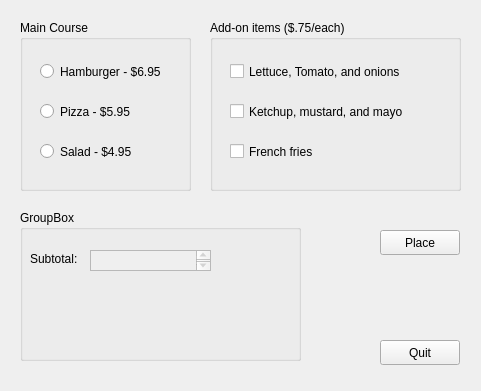
<?xml version="1.0" encoding="UTF-8"?>
<ui version="4.0">
 <class>ProcessLunchOrders</class>
 <widget class="QWidget" name="ProcessLunchOrders">
  <property name="geometry">
   <rect>
    <x>0</x>
    <y>0</y>
    <width>481</width>
    <height>391</height>
   </rect>
  </property>
  <property name="windowTitle">
   <string>ProcessLunchOrders</string>
  </property>
  <widget class="QGroupBox" name="mainCourseBox">
   <property name="geometry">
    <rect>
     <x>20</x>
     <y>20</y>
     <width>171</width>
     <height>171</height>
    </rect>
   </property>
   <property name="title">
    <string>Main Course</string>
   </property>
   <widget class="QRadioButton" name="hamburgerButton">
    <property name="geometry">
     <rect>
      <x>20</x>
      <y>40</y>
      <width>131</width>
      <height>23</height>
     </rect>
    </property>
    <property name="text">
     <string>Hamburger - $6.95</string>
    </property>
   </widget>
   <widget class="QRadioButton" name="pizzaButton">
    <property name="geometry">
     <rect>
      <x>20</x>
      <y>80</y>
      <width>131</width>
      <height>23</height>
     </rect>
    </property>
    <property name="text">
     <string>Pizza - $5.95</string>
    </property>
   </widget>
   <widget class="QRadioButton" name="saladButton">
    <property name="geometry">
     <rect>
      <x>20</x>
      <y>120</y>
      <width>131</width>
      <height>23</height>
     </rect>
    </property>
    <property name="text">
     <string>Salad - $4.95</string>
    </property>
   </widget>
  </widget>
  <widget class="QGroupBox" name="AddOnItemsBox">
   <property name="geometry">
    <rect>
     <x>210</x>
     <y>20</y>
     <width>251</width>
     <height>171</height>
    </rect>
   </property>
   <property name="title">
    <string>Add-on items ($.75/each)</string>
   </property>
   <widget class="QCheckBox" name="LettuceCheckBox">
    <property name="geometry">
     <rect>
      <x>20</x>
      <y>40</y>
      <width>201</width>
      <height>23</height>
     </rect>
    </property>
    <property name="text">
     <string>Lettuce, Tomato, and onions</string>
    </property>
   </widget>
   <widget class="QCheckBox" name="KetchupCheckBox">
    <property name="geometry">
     <rect>
      <x>20</x>
      <y>80</y>
      <width>191</width>
      <height>23</height>
     </rect>
    </property>
    <property name="text">
     <string>Ketchup, mustard, and mayo</string>
    </property>
   </widget>
   <widget class="QCheckBox" name="FriesCheckBox">
    <property name="geometry">
     <rect>
      <x>20</x>
      <y>120</y>
      <width>181</width>
      <height>23</height>
     </rect>
    </property>
    <property name="text">
     <string>French fries</string>
    </property>
   </widget>
  </widget>
  <widget class="QGroupBox" name="groupBox_3">
   <property name="geometry">
    <rect>
     <x>20</x>
     <y>210</y>
     <width>281</width>
     <height>151</height>
    </rect>
   </property>
   <property name="title">
    <string>GroupBox</string>
   </property>
   <widget class="QLabel" name="label">
    <property name="geometry">
     <rect>
      <x>10</x>
      <y>40</y>
      <width>55</width>
      <height>17</height>
     </rect>
    </property>
    <property name="text">
     <string>Subtotal:</string>
    </property>
   </widget>
   <widget class="QTextEdit" name="subtotalBox">
    <property name="enabled">
     <bool>false</bool>
    </property>
    <property name="geometry">
     <rect>
      <x>70</x>
      <y>40</y>
      <width>121</width>
      <height>21</height>
     </rect>
    </property>
   </widget>
  </widget>
  <widget class="QPushButton" name="placeButton">
   <property name="geometry">
    <rect>
     <x>380</x>
     <y>230</y>
     <width>80</width>
     <height>25</height>
    </rect>
   </property>
   <property name="text">
    <string>Place</string>
   </property>
  </widget>
  <widget class="QPushButton" name="exitButton">
   <property name="geometry">
    <rect>
     <x>380</x>
     <y>340</y>
     <width>80</width>
     <height>25</height>
    </rect>
   </property>
   <property name="text">
    <string>Quit</string>
   </property>
  </widget>
 </widget>
 <resources/>
 <connections/>
</ui>
